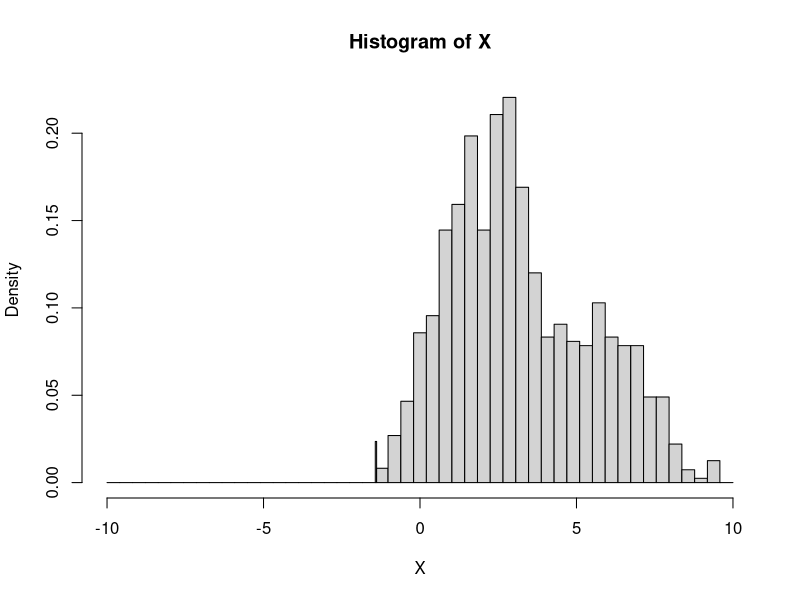

Write the R code that produced this figure.
# exercise 11.2.1

# Number of data objects
N = 1000;

# x-values to evaluate the histogram
x = seq(from=-10, to=10, length.out=50)

# Number of attributes
M = 1;

# Allocate variable for data
X = array(rep(NA, times=N*M), dim=c(N,M))

# Mean and covariances
m = c(1, 3, 6);
s = c(1, .5, 2);

# For each data object
for(n in 1:N){
    k = sample(1:3, 1, replace=TRUE)
    X[n,1] = rnorm(1, mean=m[k], sd=sqrt(s[k]))
  }

# Plot histogram
hist(x=X, breaks=c(min(X), x, max(X)));
